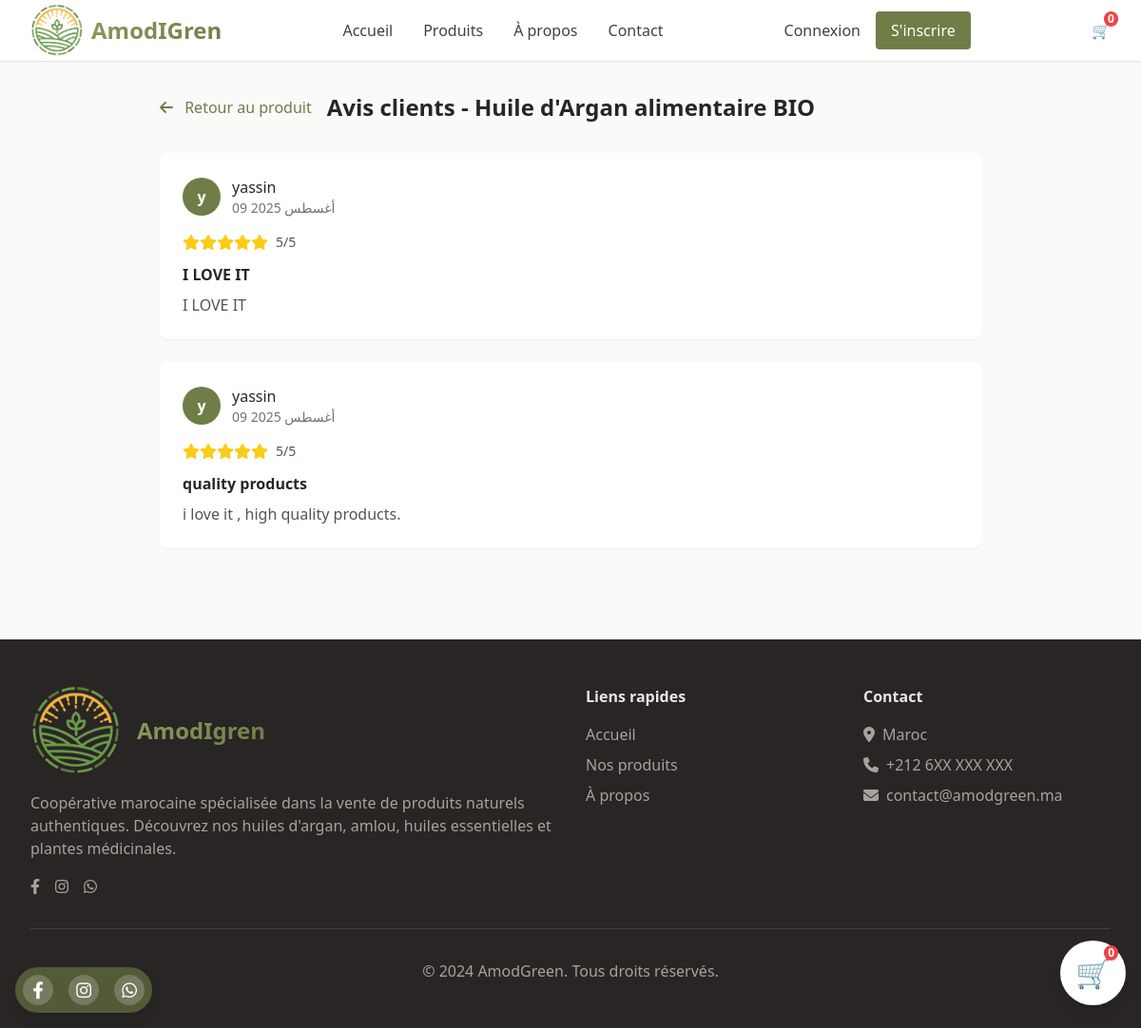
Page /ar/produit/7/avis/ on the committed database.
### store/models.py (models this page shows, shortened)
class Product(models.Model):
    name = models.CharField(max_length=200, verbose_name="Nom du produit")
    name_ar = models.CharField(max_length=200, blank=True, verbose_name="Nom (Arabe)")
    description = models.TextField(verbose_name="Description")
    description_ar = models.TextField(blank=True, verbose_name="Description (Arabe)")
    ingredients = models.TextField(blank=True, verbose_name="Ingrédients")
    ingredients_ar = models.TextField(blank=True, verbose_name="Ingrédients (Arabe)")
    price = models.DecimalField(max_digits=10, decimal_places=2, verbose_name="Prix (MAD)")
    image = models.ImageField(upload_to='products/', verbose_name="Image principale")
    category = models.ForeignKey(Category, on_delete=models.CASCADE, verbose_name="Catégorie")
    is_available = models.BooleanField(default=True, verbose_name="Disponible")
    created_at = models.DateTimeField(auto_now_add=True)
    updated_at = models.DateTimeField(auto_now=True)
    class Meta:
        verbose_name = "Produit"
        verbose_name_plural = "Produits"
        ordering = ['-created_at']
    def get_absolute_url(self):
        return reverse('product_detail', kwargs={'pk': self.pk})

class CommunityPost(models.Model):
    POST_TYPES = [
        ('review', 'Avis produit'),
        ('testimonial', 'Témoignage'),
        ('discussion', 'Discussion'),
    ]
    RATING_CHOICES = [
        (5, '★★★★★ - Excellent'),
        (4, '★★★★☆ - Très bon'),
        (3, '★★★☆☆ - Bon'),
        (2, '★★☆☆☆ - Moyen'),
        (1, '★☆☆☆☆ - Décevant'),
    ]
    author = models.ForeignKey(CustomUser, on_delete=models.CASCADE, verbose_name="Auteur")
    title = models.CharField(max_length=200, verbose_name="Titre")
    content = models.TextField(verbose_name="Contenu")
    post_type = models.CharField(max_length=20, choices=POST_TYPES, default='discussion', verbose_name="Type de post")
    product = models.ForeignKey(Product, on_delete=models.CASCADE, null=True, blank=True, verbose_name="Produit lié")
    rating = models.PositiveSmallIntegerField(choices=RATING_CHOICES, null=True, blank=True, verbose_name="Note")
    is_approved = models.BooleanField(default=True, verbose_name="Approuvé")
    created_at = models.DateTimeField(auto_now_add=True)
    updated_at = models.DateTimeField(auto_now=True)
    class Meta:
        verbose_name = "Post communauté"
        verbose_name_plural = "Posts communauté"
        ordering = ['-created_at']

class CustomUser(AbstractUser):
    bio = models.TextField(max_length=500, blank=True, verbose_name="Biographie")
    phone = models.CharField(max_length=20, blank=True, verbose_name="Téléphone")
    city = models.CharField(max_length=100, blank=True, verbose_name="Ville")
    class Meta:
        verbose_name = "Utilisateur"
        verbose_name_plural = "Utilisateurs"

### store/views.py (the view)
# urls.py: path('produit/<int:pk>/avis/', views.product_reviews, name='product_reviews'),
def product_reviews(request, pk):
    product = get_object_or_404(Product, pk=pk)
    reviews = CommunityPost.objects.filter(
        product=product,
        is_approved=True,
        post_type='review',
        rating__isnull=False
    ).order_by('-created_at')
    paginator = Paginator(reviews, 10)
    page_obj = paginator.get_page(request.GET.get('page'))
    return render(request, 'store/product_reviews.html', {
        'product': product,
        'page_obj': page_obj,
    })

### store/context_processors.py (called while the page is built)
def cart_count(request):
    cart = get_or_create_cart(request)
    return {'cart_count': cart.items.count()}

### store/utils.py (called while the page is built)
def get_or_create_cart(request):
    if request.user.is_authenticated:
        cart, created = Cart.objects.get_or_create(user=request.user)
    else:
        if not request.session.session_key:
            request.session.create()
        session_key = request.session.session_key
        cart, created = Cart.objects.get_or_create(session_key=session_key, user=None)
    return cart

### templates/store/product_reviews.html (shortened to what this page needs)
{% extends 'base.html' %}
{% block content %}
<div class="max-w-4xl mx-auto px-4 py-8">
    <div class="flex items-center mb-8">
        <a href="{{ product.get_absolute_url }}" class="text-olive-600 hover:text-olive-700">
            <i class="fas fa-arrow-left mr-2"></i> Retour au produit
        </a>
        <h1 class="text-2xl font-bold text-stone-800 ml-4">
            Avis clients - {{ product.name }}
        </h1>
    </div>
    <div class="space-y-6">
        {% for review in page_obj %}
        <div class="bg-white rounded-lg shadow-sm p-6">
            <div class="flex items-center mb-4">
                <div class="w-10 h-10 bg-olive-600 rounded-full flex items-center justify-center text-white font-semibold">
                    {{ review.author.first_name.0|default:review.author.username.0 }}
                </div>
                <div class="ml-3">
                    <div class="font-medium text-stone-800">
                        {{ review.author.first_name|default:review.author.username }}
                    </div>
                    <div class="text-sm text-stone-500">
                        {{ review.created_at|date:"d M Y" }}
                    </div>
                </div>
            </div>
            <div class="mb-3">
                {% include "includes/star_rating.html" with rating=review.rating %}
            </div>
            <h4 class="font-semibold text-stone-800 mb-2">{{ review.title }}</h4>
            <p class="text-stone-600">{{ review.content }}</p>
        </div>
        {% endfor %}
    </div>
</div>
{% endblock %}

### templates/includes/star_rating.html
<div class="star-rating flex items-center">
    {% for i in "12345" %}
        {% if rating >= forloop.counter %}
            <i class="fas fa-star text-yellow-400"></i>
        {% else %}
            <i class="far fa-star text-yellow-400"></i>
        {% endif %}
    {% endfor %}
    <span class="ml-2 text-sm text-gray-600">{{ rating }}/5</span>
</div>

### rows in the picture
Product: name "Huile d'Argan alimentaire BIO"
CommunityPost: author.first_name.0 "y", author.first_name "yassin", created_at "09 أغسطس 2025", rating "5", title "I LOVE IT", content "I LOVE IT"
CommunityPost: author.first_name.0 "y", author.first_name "yassin", created_at "09 أغسطس 2025", rating "5", title "quality products", content "i love it , high quality products."

### other values in the picture
{{ cart_count|default:0 }} "0"
